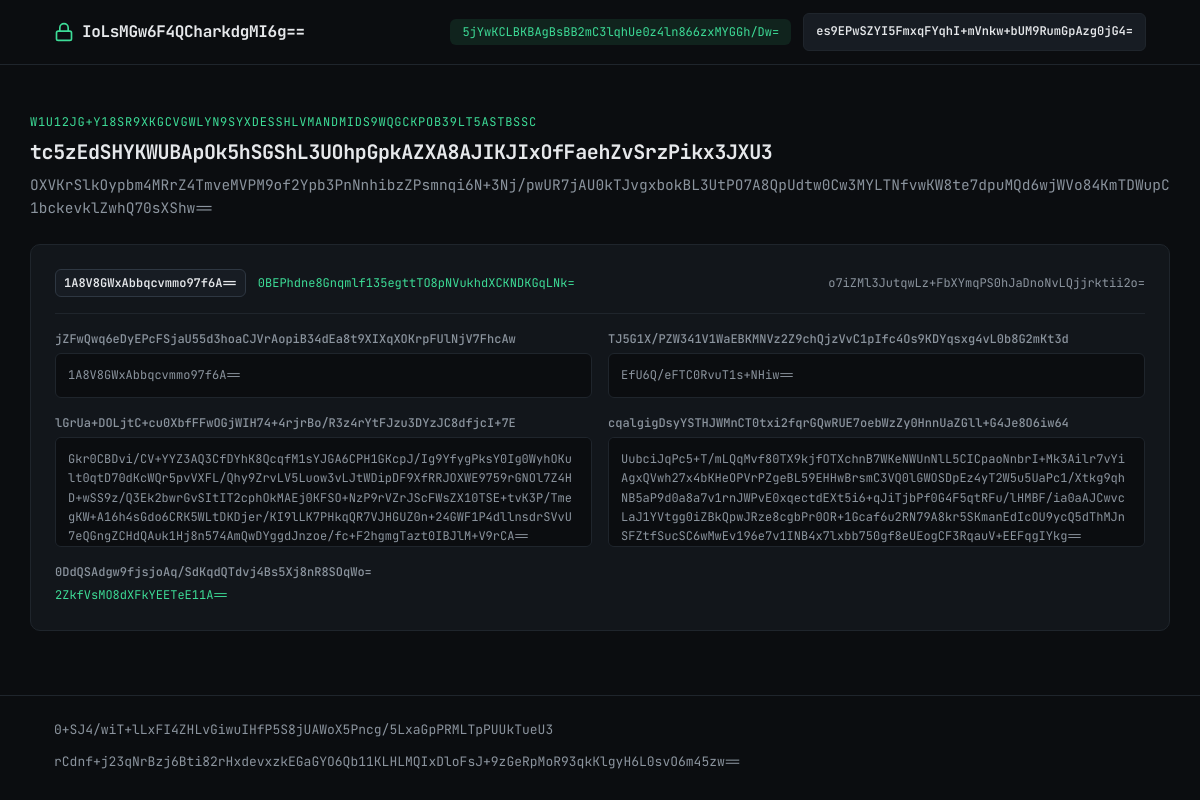
/admin.php (signed in), run on the app's committed database.
### tables this page shows
CREATE TABLE `encrypted_reports` (
  `id` varchar(191) NOT NULL,
  `report_code` varchar(255) NOT NULL,
  `ciphertext` longtext NOT NULL,
  `encrypted_aes_key` text NOT NULL,
  `iv_base64` varchar(64) NOT NULL,
  `cipher_algo` varchar(32) NOT NULL DEFAULT 'AES-256-CBC + RSA-2048',
  `created_at` timestamp NULL DEFAULT CURRENT_TIMESTAMP
);

### config/crypto.php (called while the page is built, shortened)
<?php
function renderUiText(string $plainText, bool $isVerified): string
{
    $cipher = openssl_encrypt($plainText, 'aes-256-cbc', random_bytes(32), OPENSSL_RAW_DATA, random_bytes(16));
    return htmlspecialchars(base64_encode($cipher ?: random_bytes(16)), ENT_QUOTES, 'UTF-8');
}

### admin.php (the view, shortened to what this page needs)
<?php
require_once __DIR__ . '/config/db.php';
require_once __DIR__ . '/config/crypto.php';
$isVerified = !empty($_SESSION['key_verified']);
$cipherOnlyMode = isset($_GET['view']) && $_GET['view'] === 'cipher';
$privateKeyPem = (string) ($_SESSION['admin_private_key'] ?? '');
$symmetricKey = (string) ($_SESSION['admin_symmetric_key'] ?? '');
$keyFingerprint = strtoupper(substr(hash('sha256', $symmetricKey), 0, 12));
$records = $pdo->query('SELECT * FROM encrypted_reports ORDER BY created_at DESC')->fetchAll();
?>
<!DOCTYPE html>
<html lang="id">
<head>
    <link rel="stylesheet" href="assets/css/style.css">
</head>
<body class="<?= $isVerified ? '' : 'is-cipher-locked' ?>">
    <header class="site-header">
        <div class="container header-inner">
            <a href="admin.php" class="brand">
                <svg width="20" height="20" viewBox="0 0 24 24" fill="none" stroke="currentColor" stroke-width="2" aria-hidden="true">
                    <rect x="3" y="11" width="18" height="11" rx="2" ry="2"/>
                    <path d="M7 11V7a5 5 0 0 1 10 0v4"/>
                </svg>
                <span><?= renderUiText('SIPELOR ADMIN', $isVerified) ?></span>
            </a>
            <nav class="nav-links" aria-label="Navigasi Admin">
                <span class="session-badge mono-text"><?= renderUiText("KEY-ID: {$keyFingerprint}", $isVerified) ?></span>
                <a href="logout.php" class="btn btn-secondary btn-sm" title="Akhiri Sesi Kunci">
                    <?= renderUiText('Akhiri Sesi Kunci', $isVerified) ?>
                </a>
            </nav>
        </div>
    </header>
    <main class="container section-block">
        <section class="vault-section" aria-labelledby="vault-heading">
            <div class="dashboard-topbar">
                <div>
                    <span class="eyebrow"><?= renderUiText('02 / Seluruh Konten Hasil Enkripsi', $isVerified) ?></span>
                    <h2 id="vault-heading" class="section-title">
                        <?= renderUiText('Rekaman Terenkripsi Tersimpan (' . count($records) . ')', $isVerified) ?>
                    </h2>
                    <p class="body-muted">
                        <?= renderUiText('Menampilkan seluruh konten hasil enkripsi termasuk Encrypted ID di database beserta hasil dekripsinya.', $isVerified) ?>
                    </p>
                </div>
            </div>
            <?php if (empty($records)): ?>
                <div class="card empty-state">
                    <h3 class="section-title"><?= renderUiText('Belum Ada Laporan Terenkripsi', $isVerified) ?></h3>
                    <p class="body-muted"><?= renderUiText('Gunakan formulir di atas untuk menginput dan mengenkripsi laporan rahasia pertama.', $isVerified) ?></p>
                </div>
            <?php else: ?>
                <div class="records-list">
                    <?php foreach ($records as $row): ?>
                        <?php
                        $decryptedId = ($isVerified && !$cipherOnlyMode)
                            ? decryptSingleCipher($row['id'], $row['encrypted_aes_key'], $row['iv_base64'], $privateKeyPem)
                            : null;
                        $decrypted = ($isVerified && !$cipherOnlyMode)
                            ? hybridDecryptPayload($row['ciphertext'], $row['encrypted_aes_key'], $row['iv_base64'], $privateKeyPem)
                            : null;
                        ?>
                        <article class="card record-card">
                            <div class="record-meta">
                                <div class="record-id-group">
                                    <span class="code-pill mono-text">
                                        <?= ($decryptedId !== null && $decrypted !== null)
                                            ? htmlspecialchars(($decrypted['report_code'] ?? '') . ' • ' . $decryptedId)
                                            : htmlspecialchars($row['id']) ?>
                                    </span>
                                    <span class="algo-tag mono-text"><?= renderUiText($row['cipher_algo'], $isVerified) ?></span>
                                </div>
                                <div class="record-actions">
                                    <time class="timestamp mono-text"><?= renderUiText($row['created_at'], $isVerified) ?></time>
                                </div>
                            </div>
                            <div class="encrypted-grid">
                                <div class="cipher-field">
                                    <span class="field-label"><?= renderUiText('Encrypted Primary Key ID (AES-256 Base64)', $isVerified) ?></span>
                                    <pre class="mono-box"><?= htmlspecialchars($row['id']) ?></pre>
                                </div>
                                <div class="cipher-field">
                                    <span class="field-label"><?= renderUiText('Encrypted Report Code (AES-256 Base64)', $isVerified) ?></span>
                                    <pre class="mono-box"><?= htmlspecialchars($row['report_code']) ?></pre>
                                </div>
                                <div class="cipher-field">
                                    <span class="field-label"><?= renderUiText('Ciphertext Isi Laporan (AES-256-CBC Base64)', $isVerified) ?></span>
                                    <pre class="mono-box"><?= htmlspecialchars($row['ciphertext']) ?></pre>
                                </div>
                                <div class="cipher-field">
                                    <span class="field-label"><?= renderUiText('Encrypted Session Key (RSA-2048 OAEP)', $isVerified) ?></span>
                                    <pre class="mono-box"><?= htmlspecialchars($row['encrypted_aes_key']) ?></pre>
                                </div>
                                <div class="cipher-field grid-span-full">
                                    <span class="field-label"><?= renderUiText('Initialization Vector (IV)', $isVerified) ?></span>
                                    <code class="mono-inline"><?= htmlspecialchars($row['iv_base64']) ?></code>
                                </div>
                            </div>
                        </article>
                    <?php endforeach; ?>
                </div>
            <?php endif; ?>
        </section>
    </main>
    <footer class="site-footer">
        <div class="container footer-inner">
            <span><?= renderUiText('SIPELOR Admin Vault • Login pukul ' . ($_SESSION['login_time'] ?? '-'), $isVerified) ?></span>
            <span><?= renderUiText('Kunci dekripsi hanya berada di sesi memori aktif', $isVerified) ?></span>
        </div>
    </footer>
</body>
</html>

### data on the page
encrypted_reports: id "1A8V8GWxAbbqcvmmo97f6A==", cipher_algo "0BEPhdne8Gnqmlf135egttTO8pNVukhdXCKNDKGqLNk=", created_at "o7iZMl3JutqwLz+FbXYmqPS0hJaDnoNvLQjjrktii2o=", report_code "EfU6Q/eFTC0RvuT1s+NHiw==", ciphertext "Gkr0CBDvi/CV+YYZ3AQ3CfDYhK8QcqfM1sYJGA6CPH1GKcpJ/Ig9YfygPksY0Ig0WyhOKult0qtD70dKcWQr5pvVXFL/Qhy9ZrvLV5Luow3vLJtWDipDF9XfRRJOXWE9759rGNOl7Z4HD+wSS9z/Q3Ek2bwrGvSItIT2cphOkMAEj0KFSO+NzP9rVZrJScFWsZX10TSE+tvK3P/TmegKW+A16h4sGdo6CRK5WLtDKDjer/KI9lLK7PHkqQR7VJHGUZ0n+24GWF1P4dllnsdrSVvU7eQGngZCHdQAuk1Hj8n574AmQwDYggdJnzoe/fc+F2hgmgTazt0IBJlM+V9rCA==", encrypted_aes_key "UubciJqPc5+T/mLQqMvf80TX9kjfOTXchnB7WKeNWUnNlL5CICpaoNnbrI+Mk3Ailr7vYiAgxQVwh27x4bKHeOPVrPZgeBL59EHHwBrsmC3VQ0lGWOSDpEz4yT2W5u5UaPc1/Xtkg9qhNB5aP9d0a8a7v1rnJWPvE0xqectdEXt5i6+qJiTjbPf0G4F5qtRFu/lHMBF/ia0aAJCwvcLaJ1YVtgg0iZBkQpwJRze8cgbPr0OR+1Gcaf6u2RN79A8kr5SKmanEdIcOU9ycQ5dThMJnSFZtfSucSC6wMwEv196e7v1INB4x7lxbb750gf8eUEogCF3RqauV+EEFqgIYkg==", iv_base64 "2ZkfVsMO8dXFkYEETeE11A=="

### other printed values
renderUiText('SIPELOR ADMIN', $isVerified) "IoLsMGw6F4QCharkdgMI6g=="
renderUiText("KEY-ID: {$keyFingerprint}", $isVerified) "5jYwKCLBKBAgBsBB2mC3lqhUe0z4ln866zxMYGGh/Dw="
renderUiText('Akhiri Sesi Kunci', $isVerified) "es9EPwSZYI5FmxqFYqhI+mVnkw+bUM9RumGpAzg0jG4="
renderUiText('02 / Seluruh Konten Hasil Enkripsi', $isVerified) "W1U12JG+Y18SR9XKGCVGWLYN9SYXDESSHLVMANDMIDS9WQGCKPOB39LT5ASTBSSC"
